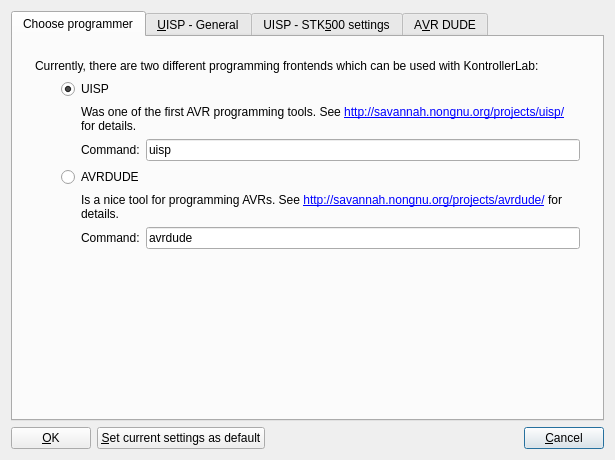
<?xml version="1.0" encoding="UTF-8"?>
<ui version="4.0">
 <class>KLProgrammerConfigWidgetBase</class>
 <widget class="QDialog" name="KLProgrammerConfigWidgetBase">
  <property name="geometry">
   <rect>
    <x>0</x>
    <y>0</y>
    <width>615</width>
    <height>460</height>
   </rect>
  </property>
  <property name="windowTitle">
   <string>Programmer configuration</string>
  </property>
  <layout class="QGridLayout">
   <item row="1" column="3">
    <widget class="QPushButton" name="pbCancel">
     <property name="text">
      <string>&amp;Cancel</string>
     </property>
     <property name="shortcut">
      <string>Alt+C</string>
     </property>
    </widget>
   </item>
   <item row="0" column="0" colspan="4">
    <widget class="QTabWidget" name="tabConfigs">
     <property name="currentIndex">
      <number>0</number>
     </property>
     <widget class="QWidget" name="TabPage">
      <attribute name="title">
       <string>Choose programmer</string>
      </attribute>
      <layout class="QGridLayout">
       <item row="0" column="0">
        <widget class="Q3ButtonGroup" name="buttonGroup1" native="true">
         <property name="lineWidth" stdset="0">
          <number>0</number>
         </property>
         <property name="title" stdset="0">
          <string/>
         </property>
         <layout class="QGridLayout">
          <item row="1" column="0" rowspan="2">
           <spacer name="spacer7">
            <property name="orientation">
             <enum>Qt::Horizontal</enum>
            </property>
            <property name="sizeType">
             <enum>QSizePolicy::Fixed</enum>
            </property>
            <property name="sizeHint" stdset="0">
             <size>
              <width>20</width>
              <height>170</height>
             </size>
            </property>
           </spacer>
          </item>
          <item row="1" column="1" colspan="2">
           <layout class="QVBoxLayout">
            <item>
             <widget class="QRadioButton" name="rbUISP">
              <property name="text">
               <string>UISP</string>
              </property>
              <property name="shortcut">
               <string/>
              </property>
              <property name="checked">
               <bool>true</bool>
              </property>
             </widget>
            </item>
            <item>
             <layout class="QHBoxLayout">
              <item>
               <spacer name="spacer5">
                <property name="orientation">
                 <enum>Qt::Horizontal</enum>
                </property>
                <property name="sizeType">
                 <enum>QSizePolicy::Fixed</enum>
                </property>
                <property name="sizeHint" stdset="0">
                 <size>
                  <width>20</width>
                  <height>20</height>
                 </size>
                </property>
               </spacer>
              </item>
              <item>
               <layout class="QVBoxLayout">
                <item>
                 <widget class="QLabel" name="textLabel4_2">
                  <property name="text">
                   <string>Was one of the first AVR programming tools.
See &lt;a href=&quot;http://savannah.nongnu.org/projects/uisp/&quot;&gt;http://savannah.nongnu.org/projects/uisp/&lt;/a&gt; for details.</string>
                  </property>
                  <property name="textFormat">
                   <enum>Qt::RichText</enum>
                  </property>
                  <property name="alignment">
                   <set>Qt::AlignVCenter</set>
                  </property>
                  <property name="wordWrap">
                   <bool>true</bool>
                  </property>
                 </widget>
                </item>
                <item>
                 <layout class="QHBoxLayout">
                  <item>
                   <widget class="QLabel" name="tlUISPCommand">
                    <property name="text">
                     <string>Command:</string>
                    </property>
                    <property name="wordWrap">
                     <bool>false</bool>
                    </property>
                   </widget>
                  </item>
                  <item>
                   <widget class="QLineEdit" name="leUISPCommand">
                    <property name="text">
                     <string>uisp</string>
                    </property>
                   </widget>
                  </item>
                 </layout>
                </item>
               </layout>
              </item>
             </layout>
            </item>
           </layout>
          </item>
          <item row="2" column="1" colspan="2">
           <layout class="QVBoxLayout">
            <item>
             <widget class="QRadioButton" name="rbAVRDUDE">
              <property name="text">
               <string>AVRDUDE</string>
              </property>
              <property name="shortcut">
               <string/>
              </property>
             </widget>
            </item>
            <item>
             <layout class="QHBoxLayout">
              <item>
               <spacer name="spacer5_2">
                <property name="orientation">
                 <enum>Qt::Horizontal</enum>
                </property>
                <property name="sizeType">
                 <enum>QSizePolicy::Fixed</enum>
                </property>
                <property name="sizeHint" stdset="0">
                 <size>
                  <width>20</width>
                  <height>20</height>
                 </size>
                </property>
               </spacer>
              </item>
              <item>
               <layout class="QVBoxLayout">
                <item>
                 <widget class="QLabel" name="textLabel4_2_2">
                  <property name="text">
                   <string>Is a nice tool for programming AVRs.
See &lt;a href=&quot;http://savannah.nongnu.org/projects/avrdude/&quot;&gt;http://savannah.nongnu.org/projects/avrdude/&lt;/a&gt; for details.</string>
                  </property>
                  <property name="textFormat">
                   <enum>Qt::RichText</enum>
                  </property>
                  <property name="alignment">
                   <set>Qt::AlignVCenter</set>
                  </property>
                  <property name="wordWrap">
                   <bool>true</bool>
                  </property>
                 </widget>
                </item>
                <item>
                 <layout class="QHBoxLayout">
                  <item>
                   <widget class="QLabel" name="tlAVRDUDECommand">
                    <property name="text">
                     <string>Command:</string>
                    </property>
                    <property name="wordWrap">
                     <bool>false</bool>
                    </property>
                   </widget>
                  </item>
                  <item>
                   <widget class="QLineEdit" name="leAVRDUDECommand">
                    <property name="text">
                     <string>avrdude</string>
                    </property>
                   </widget>
                  </item>
                 </layout>
                </item>
               </layout>
              </item>
             </layout>
            </item>
           </layout>
          </item>
          <item row="0" column="0" colspan="3">
           <widget class="QLabel" name="textLabel4">
            <property name="text">
             <string>Currently, there are two different programming frontends which can be used with KontrollerLab:</string>
            </property>
            <property name="alignment">
             <set>Qt::AlignVCenter</set>
            </property>
            <property name="wordWrap">
             <bool>true</bool>
            </property>
           </widget>
          </item>
          <item row="3" column="2">
           <spacer name="spacer8">
            <property name="orientation">
             <enum>Qt::Vertical</enum>
            </property>
            <property name="sizeType">
             <enum>QSizePolicy::Expanding</enum>
            </property>
            <property name="sizeHint" stdset="0">
             <size>
              <width>20</width>
              <height>60</height>
             </size>
            </property>
           </spacer>
          </item>
         </layout>
        </widget>
       </item>
      </layout>
     </widget>
     <widget class="QWidget" name="tab">
      <attribute name="title">
       <string>&amp;UISP - General</string>
      </attribute>
      <layout class="QGridLayout">
       <item row="0" column="0">
        <widget class="QLabel" name="lbUISPProgrammerType">
         <property name="text">
          <string>Programmer type:</string>
         </property>
         <property name="wordWrap">
          <bool>false</bool>
         </property>
        </widget>
       </item>
       <item row="0" column="1" colspan="2">
        <widget class="QComboBox" name="cbUISPProgrammer"/>
       </item>
       <item row="3" column="2">
        <spacer name="spacer2">
         <property name="orientation">
          <enum>Qt::Vertical</enum>
         </property>
         <property name="sizeType">
          <enum>QSizePolicy::Expanding</enum>
         </property>
         <property name="sizeHint" stdset="0">
          <size>
           <width>20</width>
           <height>150</height>
          </size>
         </property>
        </spacer>
       </item>
       <item row="2" column="2">
        <widget class="QCheckBox" name="cbSpecifyPart">
         <property name="text">
          <string>Specify microcontroller (-dpart)</string>
         </property>
         <property name="shortcut">
          <string/>
         </property>
         <property name="checked">
          <bool>true</bool>
         </property>
        </widget>
       </item>
       <item row="1" column="0" rowspan="3" colspan="2">
        <widget class="QGroupBox" name="gbParallel">
         <layout class="QGridLayout">
          <item row="5" column="0" colspan="2">
           <widget class="QLabel" name="lbUISPSCKTime">
            <property name="text">
             <string>SCK high/low time:</string>
            </property>
            <property name="wordWrap">
             <bool>false</bool>
            </property>
           </widget>
          </item>
          <item row="2" column="0" colspan="3">
           <widget class="QCheckBox" name="cbDisableRetries">
            <property name="text">
             <string>Disable &amp;retries of program enable</string>
            </property>
            <property name="shortcut">
             <string>Alt+R</string>
            </property>
           </widget>
          </item>
          <item row="0" column="0">
           <widget class="QLabel" name="textLabel2">
            <property name="text">
             <string>Port:</string>
            </property>
            <property name="wordWrap">
             <bool>false</bool>
            </property>
           </widget>
          </item>
          <item row="7" column="0" colspan="2">
           <widget class="QLabel" name="lbUISPEEPROMMaxWriteDelay">
            <property name="text">
             <string>EEPROM max write delay:</string>
            </property>
            <property name="wordWrap">
             <bool>false</bool>
            </property>
           </widget>
          </item>
          <item row="4" column="4">
           <widget class="QLabel" name="lbUISPVoltageV">
            <property name="text">
             <string>V</string>
            </property>
            <property name="wordWrap">
             <bool>false</bool>
            </property>
           </widget>
          </item>
          <item row="3" column="0" colspan="3">
           <widget class="QCheckBox" name="cbAT89SProgramming">
            <property name="text">
             <string>AT&amp;89S* parallel programming</string>
            </property>
            <property name="shortcut">
             <string>Alt+8</string>
            </property>
           </widget>
          </item>
          <item row="8" column="0" colspan="2">
           <widget class="QLabel" name="lbUISPResetHighTime">
            <property name="text">
             <string>Reset high time:</string>
            </property>
            <property name="wordWrap">
             <bool>false</bool>
            </property>
           </widget>
          </item>
          <item row="5" column="4">
           <widget class="QLabel" name="lbUISPSCKUS">
            <property name="text">
             <string>µs</string>
            </property>
            <property name="wordWrap">
             <bool>false</bool>
            </property>
           </widget>
          </item>
          <item row="0" column="1" colspan="2">
           <widget class="QComboBox" name="cbUISPParallelPort"/>
          </item>
          <item row="1" column="0" colspan="2">
           <widget class="QCheckBox" name="cbNoDataPolling">
            <property name="text">
             <string>N&amp;o data polling</string>
            </property>
            <property name="shortcut">
             <string>Alt+O</string>
            </property>
           </widget>
          </item>
          <item row="6" column="0" colspan="2">
           <widget class="QLabel" name="lbUISPFlashMaxWriteDelay">
            <property name="text">
             <string>Flash max write delay:</string>
            </property>
            <property name="wordWrap">
             <bool>false</bool>
            </property>
           </widget>
          </item>
          <item row="4" column="0">
           <widget class="QLabel" name="lbUISPVoltage">
            <property name="text">
             <string>Voltage:</string>
            </property>
            <property name="wordWrap">
             <bool>false</bool>
            </property>
           </widget>
          </item>
          <item row="6" column="4">
           <widget class="QLabel" name="lbUISPFlashUS">
            <property name="text">
             <string>µs</string>
            </property>
            <property name="wordWrap">
             <bool>false</bool>
            </property>
           </widget>
          </item>
          <item row="8" column="4">
           <widget class="QLabel" name="lbUISPResetUS">
            <property name="text">
             <string>µs</string>
            </property>
            <property name="wordWrap">
             <bool>false</bool>
            </property>
           </widget>
          </item>
          <item row="7" column="4">
           <widget class="QLabel" name="lbUISPEEPROMUS">
            <property name="text">
             <string>µs</string>
            </property>
            <property name="wordWrap">
             <bool>false</bool>
            </property>
           </widget>
          </item>
          <item row="4" column="2">
           <widget class="QDoubleSpinBox" name="sbUISPVoltage"/>
          </item>
          <item row="5" column="2">
           <widget class="QDoubleSpinBox" name="sbUISPHighLowTime"/>
          </item>
          <item row="6" column="2">
           <widget class="QDoubleSpinBox" name="sbUISPFlashMaxWriteDelay"/>
          </item>
          <item row="7" column="2">
           <widget class="QDoubleSpinBox" name="sbUISPEEPROMMaxWriteDelay"/>
          </item>
          <item row="8" column="2">
           <widget class="QDoubleSpinBox" name="sbUISPResetHighTime"/>
          </item>
         </layout>
        </widget>
       </item>
       <item row="1" column="2">
        <widget class="QGroupBox" name="gbSerial">
         <layout class="QGridLayout">
          <item row="0" column="0">
           <widget class="QLabel" name="lbUISPSerialPort">
            <property name="text">
             <string>Port:</string>
            </property>
            <property name="wordWrap">
             <bool>false</bool>
            </property>
           </widget>
          </item>
          <item row="1" column="0">
           <widget class="QLabel" name="lbUISPSerialSpeed">
            <property name="text">
             <string>Speed:</string>
            </property>
            <property name="wordWrap">
             <bool>false</bool>
            </property>
           </widget>
          </item>
          <item row="0" column="1">
           <widget class="QComboBox" name="cbUISPSerialPort"/>
          </item>
          <item row="1" column="2">
           <widget class="QLabel" name="lbUISPSerialBAUD">
            <property name="text">
             <string>BAUD</string>
            </property>
            <property name="wordWrap">
             <bool>false</bool>
            </property>
           </widget>
          </item>
          <item row="1" column="1">
           <widget class="QComboBox" name="cbUISPSerialSpeed">
            <property name="editable">
             <bool>true</bool>
            </property>
            <property name="currentIndex">
             <number>4</number>
            </property>
            <item>
             <property name="text">
              <string>1200</string>
             </property>
            </item>
            <item>
             <property name="text">
              <string>2400</string>
             </property>
            </item>
            <item>
             <property name="text">
              <string>4800</string>
             </property>
            </item>
            <item>
             <property name="text">
              <string>9600</string>
             </property>
            </item>
            <item>
             <property name="text">
              <string>19200</string>
             </property>
            </item>
            <item>
             <property name="text">
              <string>38400</string>
             </property>
            </item>
            <item>
             <property name="text">
              <string>57600</string>
             </property>
            </item>
            <item>
             <property name="text">
              <string>115200</string>
             </property>
            </item>
           </widget>
          </item>
         </layout>
        </widget>
       </item>
      </layout>
     </widget>
     <widget class="QWidget" name="tab">
      <attribute name="title">
       <string>UISP - STK&amp;500 settings</string>
      </attribute>
      <layout class="QGridLayout">
       <item row="0" column="0" colspan="4">
        <widget class="QCheckBox" name="cbUISPUseHighVoltage">
         <property name="text">
          <string>Use high voltage programming instead &amp;of SPI</string>
         </property>
         <property name="shortcut">
          <string>Alt+O</string>
         </property>
        </widget>
       </item>
       <item row="2" column="4">
        <spacer name="spacer1">
         <property name="orientation">
          <enum>Qt::Horizontal</enum>
         </property>
         <property name="sizeType">
          <enum>QSizePolicy::Expanding</enum>
         </property>
         <property name="sizeHint" stdset="0">
          <size>
           <width>171</width>
           <height>20</height>
          </size>
         </property>
        </spacer>
       </item>
       <item row="5" column="2">
        <spacer name="spacer3">
         <property name="orientation">
          <enum>Qt::Vertical</enum>
         </property>
         <property name="sizeType">
          <enum>QSizePolicy::Expanding</enum>
         </property>
         <property name="sizeHint" stdset="0">
          <size>
           <width>20</width>
           <height>101</height>
          </size>
         </property>
        </spacer>
       </item>
       <item row="1" column="3">
        <widget class="QLabel" name="lbUISPARefV">
         <property name="text">
          <string>V</string>
         </property>
         <property name="wordWrap">
          <bool>false</bool>
         </property>
        </widget>
       </item>
       <item row="3" column="0">
        <widget class="QLabel" name="lbUISPOscillatorFrequency">
         <property name="text">
          <string>Oscillator frequency:</string>
         </property>
         <property name="wordWrap">
          <bool>false</bool>
         </property>
        </widget>
       </item>
       <item row="3" column="3">
        <widget class="QLabel" name="lbUISPOscillatorHz">
         <property name="text">
          <string>Hz</string>
         </property>
         <property name="wordWrap">
          <bool>false</bool>
         </property>
        </widget>
       </item>
       <item row="4" column="0" colspan="3">
        <layout class="QHBoxLayout">
         <item>
          <widget class="QPushButton" name="pbUISPReadValues">
           <property name="text">
            <string>&amp;Read values</string>
           </property>
           <property name="shortcut">
            <string>Alt+R</string>
           </property>
          </widget>
         </item>
         <item>
          <widget class="QPushButton" name="pbUISPWriteValues">
           <property name="text">
            <string>&amp;Write values</string>
           </property>
           <property name="shortcut">
            <string>Alt+W</string>
           </property>
          </widget>
         </item>
        </layout>
       </item>
       <item row="2" column="3">
        <widget class="QLabel" name="lbUISPVtargetV">
         <property name="text">
          <string>V</string>
         </property>
         <property name="wordWrap">
          <bool>false</bool>
         </property>
        </widget>
       </item>
       <item row="2" column="0">
        <widget class="QLabel" name="lbUISPVtargetVoltage">
         <property name="text">
          <string>Vtarget voltage:</string>
         </property>
         <property name="wordWrap">
          <bool>false</bool>
         </property>
        </widget>
       </item>
       <item row="1" column="0">
        <widget class="QLabel" name="lbUISPARefVoltage">
         <property name="text">
          <string>ARef voltage:</string>
         </property>
         <property name="wordWrap">
          <bool>false</bool>
         </property>
        </widget>
       </item>
       <item row="3" column="2">
        <widget class="QDoubleSpinBox" name="sbOscillatorFrequency"/>
       </item>
       <item row="2" column="2">
        <widget class="QDoubleSpinBox" name="sbUISPVtarget"/>
       </item>
       <item row="1" column="2">
        <widget class="QDoubleSpinBox" name="sbUISPARef"/>
       </item>
      </layout>
     </widget>
     <widget class="QWidget" name="TabPage">
      <attribute name="title">
       <string>A&amp;VR DUDE</string>
      </attribute>
      <layout class="QGridLayout">
       <item row="8" column="0" colspan="4">
        <widget class="QCheckBox" name="cbAVRDUDEOverrideInvalidSignatureCheck">
         <property name="text">
          <string>Override invalid signature check</string>
         </property>
         <property name="shortcut">
          <string/>
         </property>
        </widget>
       </item>
       <item row="10" column="2" colspan="2">
        <layout class="QHBoxLayout">
         <item>
          <widget class="QLabel" name="tlAVRDUDESetEraseNumber">
           <property name="text">
            <string>Set erase #:</string>
           </property>
           <property name="wordWrap">
            <bool>false</bool>
           </property>
          </widget>
         </item>
         <item>
          <widget class="QSpinBox" name="sbEraseCount">
           <property name="maximum">
            <number>255</number>
           </property>
          </widget>
         </item>
         <item>
          <widget class="QPushButton" name="pbSetEraseCount">
           <property name="text">
            <string>Set</string>
           </property>
           <property name="shortcut">
            <string/>
           </property>
          </widget>
         </item>
        </layout>
       </item>
       <item row="3" column="0">
        <widget class="QCheckBox" name="cbAVRDUDESpecifyConnectionPort">
         <property name="text">
          <string>Specify connection port:</string>
         </property>
        </widget>
       </item>
       <item row="10" column="0">
        <widget class="QCheckBox" name="cbAVRDUDECountErases">
         <property name="text">
          <string>Count # of erases in EEPROM</string>
         </property>
         <property name="shortcut">
          <string/>
         </property>
        </widget>
       </item>
       <item row="7" column="0" colspan="4">
        <widget class="QCheckBox" name="cbAVRDUDEDoNotWriteAnything">
         <property name="text">
          <string>Do not write anything to the device (test mode)</string>
         </property>
         <property name="shortcut">
          <string/>
         </property>
        </widget>
       </item>
       <item row="2" column="0">
        <widget class="QCheckBox" name="cbAVRDUDESpecifyProgrammerType">
         <property name="text">
          <string>Specify programmer type:</string>
         </property>
        </widget>
       </item>
       <item row="1" column="0">
        <widget class="QCheckBox" name="cbAVRDUDESpecifyBitClock">
         <property name="text">
          <string>Specif&amp;y JTAG/STK500v2 bit clock period:</string>
         </property>
         <property name="shortcut">
          <string>Alt+Y</string>
         </property>
        </widget>
       </item>
       <item row="4" column="0" colspan="4">
        <widget class="Line" name="line1">
         <property name="frameShape">
          <enum>QFrame::HLine</enum>
         </property>
         <property name="frameShadow">
          <enum>QFrame::Sunken</enum>
         </property>
        </widget>
       </item>
       <item row="5" column="0">
        <widget class="QCheckBox" name="cbAVRDUDESpecifyExternalConfigFile">
         <property name="text">
          <string>Specify external config file:</string>
         </property>
         <property name="shortcut">
          <string/>
         </property>
        </widget>
       </item>
       <item row="9" column="0" colspan="4">
        <widget class="Line" name="line1_2">
         <property name="frameShape">
          <enum>QFrame::HLine</enum>
         </property>
         <property name="frameShadow">
          <enum>QFrame::Sunken</enum>
         </property>
        </widget>
       </item>
       <item row="2" column="2" colspan="2">
        <widget class="QComboBox" name="cbAVRDUDEProgrammerType">
         <property name="enabled">
          <bool>false</bool>
         </property>
         <property name="editable">
          <bool>true</bool>
         </property>
        </widget>
       </item>
       <item row="5" column="2" colspan="2">
        <widget class="KUrlRequester" name="kurlExternalConfigFile" native="true">
         <property name="enabled">
          <bool>false</bool>
         </property>
        </widget>
       </item>
       <item row="6" column="0" colspan="4">
        <widget class="QCheckBox" name="cbAVRDUDEDisableAutoErase">
         <property name="text">
          <string>Disable auto erase for flash memory</string>
         </property>
        </widget>
       </item>
       <item row="0" column="0">
        <widget class="QCheckBox" name="cbAVRDUDEOverrideBaudRate">
         <property name="text">
          <string>Override RS-&amp;232 baud rate:</string>
         </property>
         <property name="shortcut">
          <string>Alt+2</string>
         </property>
        </widget>
       </item>
       <item row="0" column="2">
        <widget class="QComboBox" name="cbBAUDRate">
         <property name="enabled">
          <bool>false</bool>
         </property>
         <property name="editable">
          <bool>true</bool>
         </property>
         <property name="currentIndex">
          <number>4</number>
         </property>
         <item>
          <property name="text">
           <string>1200</string>
          </property>
         </item>
         <item>
          <property name="text">
           <string>2400</string>
          </property>
         </item>
         <item>
          <property name="text">
           <string>4800</string>
          </property>
         </item>
         <item>
          <property name="text">
           <string>9600</string>
          </property>
         </item>
         <item>
          <property name="text">
           <string>19200</string>
          </property>
         </item>
         <item>
          <property name="text">
           <string>38400</string>
          </property>
         </item>
         <item>
          <property name="text">
           <string>57600</string>
          </property>
         </item>
         <item>
          <property name="text">
           <string>115200</string>
          </property>
         </item>
        </widget>
       </item>
       <item row="3" column="2" colspan="2">
        <widget class="QComboBox" name="cbAVRDUDEConnectionPort">
         <property name="enabled">
          <bool>false</bool>
         </property>
         <property name="editable">
          <bool>true</bool>
         </property>
        </widget>
       </item>
       <item row="1" column="2">
        <widget class="QDoubleSpinBox" name="cbBitClockPeriodUS">
         <property name="enabled">
          <bool>false</bool>
         </property>
         <property name="suffix">
          <string> µs</string>
         </property>
         <property name="maximum">
          <double>1000.000000000000000</double>
         </property>
        </widget>
       </item>
      </layout>
     </widget>
    </widget>
   </item>
   <item row="1" column="2">
    <spacer name="spacer4">
     <property name="orientation">
      <enum>Qt::Horizontal</enum>
     </property>
     <property name="sizeType">
      <enum>QSizePolicy::Expanding</enum>
     </property>
     <property name="sizeHint" stdset="0">
      <size>
       <width>130</width>
       <height>20</height>
      </size>
     </property>
    </spacer>
   </item>
   <item row="1" column="0">
    <widget class="QPushButton" name="pbOK">
     <property name="text">
      <string>&amp;OK</string>
     </property>
     <property name="shortcut">
      <string>Alt+O</string>
     </property>
    </widget>
   </item>
   <item row="1" column="1">
    <widget class="QPushButton" name="pbSetDefault">
     <property name="text">
      <string>&amp;Set current settings as default</string>
     </property>
     <property name="shortcut">
      <string>Alt+S</string>
     </property>
    </widget>
   </item>
  </layout>
 </widget>
 <layoutdefault spacing="6" margin="11"/>
 <pixmapfunction>qPixmapFromMimeSource</pixmapfunction>
 <customwidgets>
  <customwidget>
   <class>Q3ButtonGroup</class>
   <extends>QWidget</extends>
   <header>q3buttongroup.h</header>
  </customwidget>
  <customwidget>
   <class>KUrlRequester</class>
   <extends>QWidget</extends>
   <header>kurlrequester.h</header>
  </customwidget>
 </customwidgets>
 <tabstops>
  <tabstop>cbAVRDUDEOverrideBaudRate</tabstop>
  <tabstop>cbBAUDRate</tabstop>
  <tabstop>cbAVRDUDESpecifyBitClock</tabstop>
  <tabstop>cbAVRDUDESpecifyProgrammerType</tabstop>
  <tabstop>cbAVRDUDEProgrammerType</tabstop>
  <tabstop>cbAVRDUDESpecifyConnectionPort</tabstop>
  <tabstop>cbAVRDUDEConnectionPort</tabstop>
  <tabstop>cbAVRDUDESpecifyExternalConfigFile</tabstop>
  <tabstop>kurlExternalConfigFile</tabstop>
  <tabstop>cbAVRDUDEDisableAutoErase</tabstop>
  <tabstop>cbAVRDUDEDoNotWriteAnything</tabstop>
  <tabstop>cbAVRDUDEOverrideInvalidSignatureCheck</tabstop>
  <tabstop>cbAVRDUDECountErases</tabstop>
  <tabstop>sbEraseCount</tabstop>
  <tabstop>pbSetEraseCount</tabstop>
  <tabstop>cbUISPUseHighVoltage</tabstop>
  <tabstop>pbUISPReadValues</tabstop>
  <tabstop>pbUISPWriteValues</tabstop>
  <tabstop>cbUISPProgrammer</tabstop>
  <tabstop>cbUISPParallelPort</tabstop>
  <tabstop>cbNoDataPolling</tabstop>
  <tabstop>cbDisableRetries</tabstop>
  <tabstop>cbAT89SProgramming</tabstop>
  <tabstop>cbUISPSerialPort</tabstop>
  <tabstop>cbUISPSerialSpeed</tabstop>
  <tabstop>pbOK</tabstop>
  <tabstop>pbCancel</tabstop>
  <tabstop>tabConfigs</tabstop>
  <tabstop>rbUISP</tabstop>
  <tabstop>leUISPCommand</tabstop>
  <tabstop>rbAVRDUDE</tabstop>
  <tabstop>leAVRDUDECommand</tabstop>
 </tabstops>
 <includes>
  <include location="local">knuminput.h</include>
  <include location="local">knuminput.h</include>
  <include location="local">knuminput.h</include>
  <include location="local">knuminput.h</include>
  <include location="local">knuminput.h</include>
  <include location="local">knuminput.h</include>
  <include location="local">knuminput.h</include>
  <include location="local">knuminput.h</include>
  <include location="local">knuminput.h</include>
  <include location="local">kurlrequester.h</include>
  <include location="local">klineedit.h</include>
  <include location="local">kpushbutton.h</include>
 </includes>
 <resources/>
 <connections/>
</ui>
